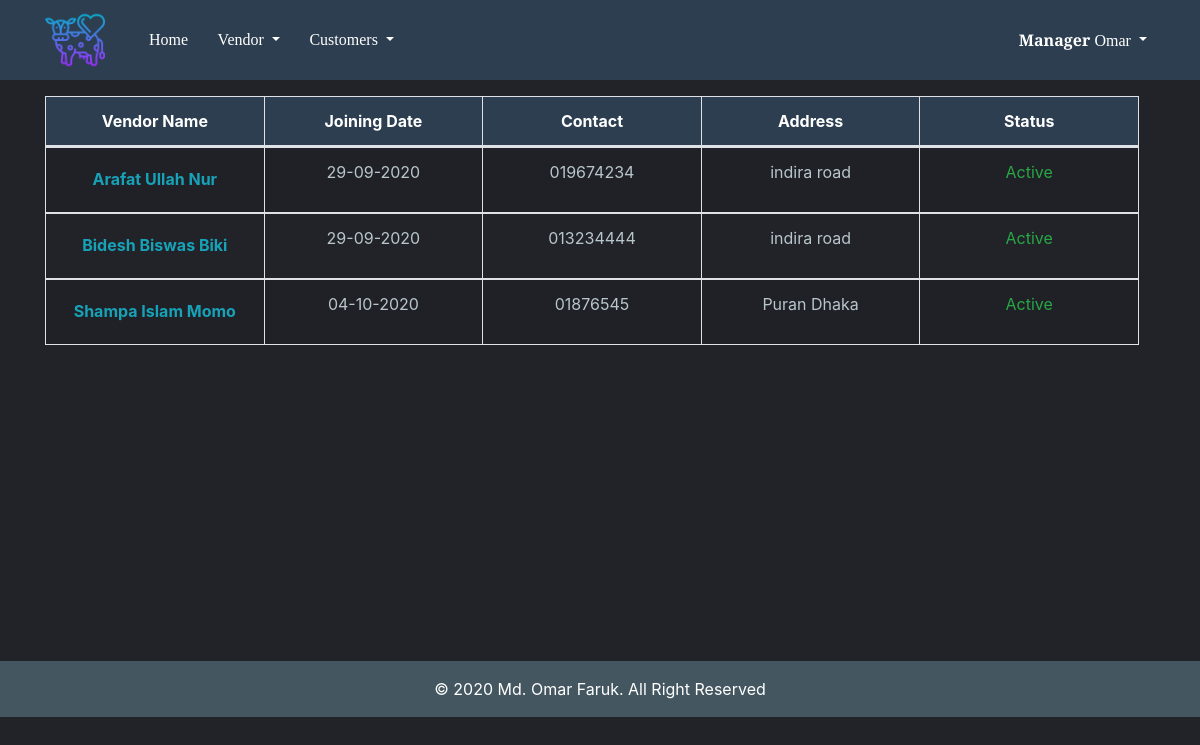
Before: /allvendor/ (signed in) with the older database file.
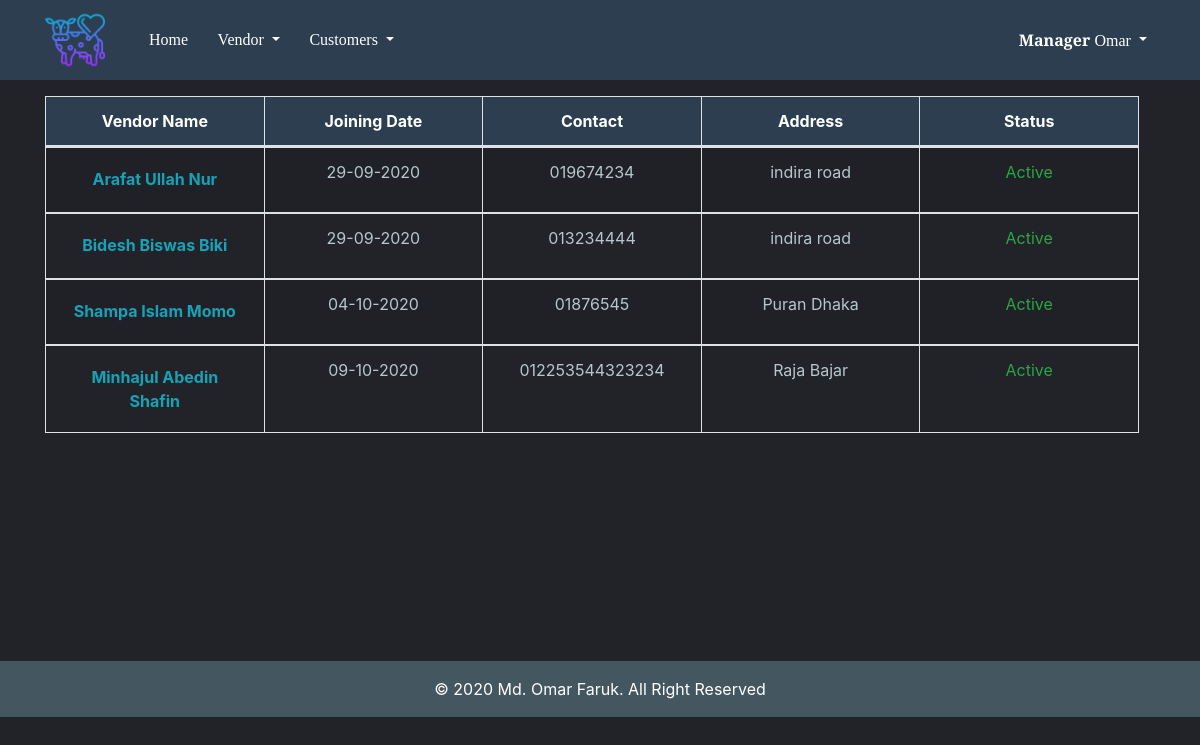
After: the same page with the newer database file.
### dairyapp/models.py (models this page shows, shortened)
class Vendor(models.Model):
    managername = models.CharField(max_length=200)
    vendorname = models.CharField(max_length=200,db_index=True,unique=True)
    joiningdate = models.DateField(auto_now_add=True)
    address = models.CharField(max_length=200, db_index=True)
    vendorcontact = models.CharField(max_length=14,db_index=True)
    status = models.BooleanField(default=True)

### dairyapp/views.py (the view)
# urls.py: path('allvendor/', views.allvendor, name='allvendor'),  # All vendors dashboard
@login_required
def allvendor(request):
    manager=''
    if User.is_authenticated:
        manager = request.user.username
        vendor = models.Vendor.objects.filter(managername=manager)
        return render(request, 'vendor/allvendor.html',{'vendor':vendor})

### templates/vendor/allvendor.html
{% extends 'base.html' %}
{% block content %}
{% if user.is_authenticated and user.profile.user_type == 'Manager' %}
  <div class="table-responsive">
    <table class="table table-bordered table-striped ">
      <thead id="theadthid">
        <tr>
          <th scope="col">Vendor Name</th>
          <th scope="col">Joining Date</th>
          <th scope="col">Contact</th>
          <th scope="col">Address</th>
          <th scope="col">Status</th>
        </tr>
      </thead>
      <tbody id="tbodydata">
        {% for vendorobj in vendor %}
        <tr>
          <td> <a style="text-decoration:none;" href="{% url 'ledger'  pk=vendorobj.pk %}" class="btn btn-link text-info"><strong>{{ vendorobj.vendorname }}</strong></a></td>
          <td>{{ vendorobj.joiningdate }}</td>
          <td>{{ vendorobj.vendorcontact }}</td>
          <td>{{ vendorobj.address }}</td>
          {% if vendorobj.status == True %}
          <td><p class="text-success">Active</p></td>
          {% else %}
          <td><p class="text-danger">NonActive</p></td>
          {% endif %}
          </tr>
        {% endfor %}
      </tbody>
    </table>
  </div>
{% endif %}
{% endblock %}

Changed rows visible on the page:
added Vendor: vendorname "Minhajul Abedin Shafin", joiningdate "09-10-2020", vendorcontact "012253544323234", address "Raja Bajar", status "Active"
